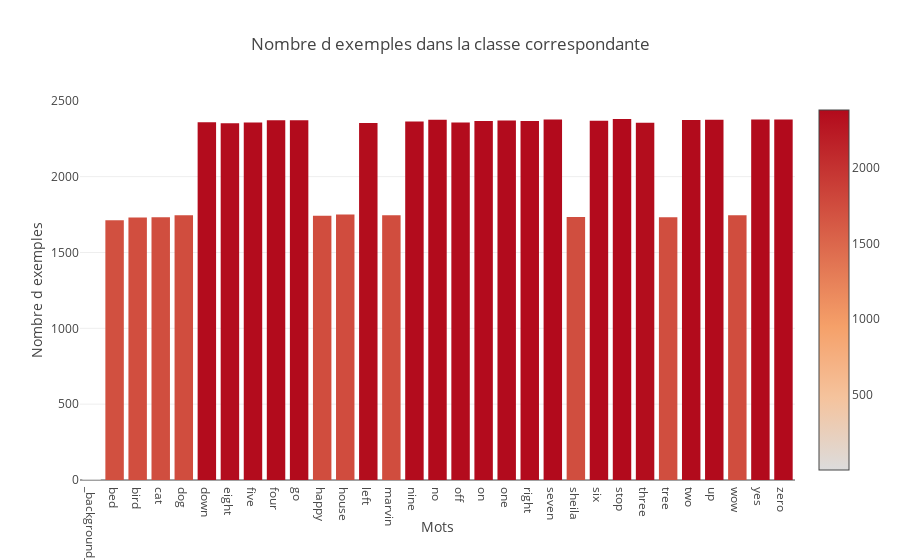

Notebook source saved alongside this figure:
### Code cell
number_of_recordings = []
for direct in dirs:
    waves = [f for f in os.listdir(join(train_audio_path, direct)) if f.endswith('.wav')]
    number_of_recordings.append(len(waves))

data = [go.Histogram(x=dirs, y=number_of_recordings)]
trace = go.Bar(
    x=dirs,
    y=number_of_recordings,
    marker=dict(color = number_of_recordings, colorscale='Viridius', showscale=True
    ),
)
layout = go.Layout(
    title='Nombre d exemples dans la classe correspondante',
    xaxis = dict(title='Mots'),
    yaxis = dict(title='Nombre d exemples')
)
py.iplot(go.Figure(data=[trace], layout=layout))

### Figure 1 — Plotly figure (JSON) as saved in the notebook; plotly's stock layout.template omitted (floating-point values rounded to 4 significant figures)
{"data": [{"marker": {"color": [6, 1713, 1731, 1733, 1746, 2359, 2352, 2357, 2372, 2372, 1742, 1750, 2353, 1746, 2364, 2375, 2357, 2367, 2370, 2367, 2377, 1734, 2369, 2380, 2356, 1733, 2373, 2375, 1745, 2377, 2376], "colorscale": "Viridius", "showscale": true}, "type": "bar", "x": ["_background_noise_", "bed", "bird", "cat", "dog", "down", "eight", "five", "four", "go", "happy", "house", "left", "marvin", "nine", "no", "off", "on", "one", "right", "seven", "sheila", "six", "stop", "three", "tree", "two", "up", "wow", "yes", "zero"], "y": [6, 1713, 1731, 1733, 1746, 2359, 2352, 2357, 2372, 2372, 1742, 1750, 2353, 1746, 2364, 2375, 2357, 2367, 2370, 2367, 2377, 1734, 2369, 2380, 2356, 1733, 2373, 2375, 1745, 2377, 2376]}], "layout": {"title": "Nombre d exemples dans la classe correspondante", "xaxis": {"title": "Mots"}, "yaxis": {"title": "Nombre d exemples"}}}
